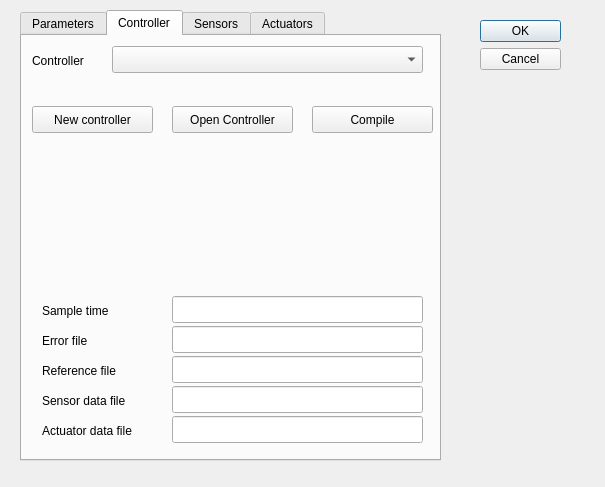
<?xml version="1.0" encoding="UTF-8"?>
<ui version="4.0">
 <class>Dialog</class>
 <widget class="QDialog" name="Dialog">
  <property name="geometry">
   <rect>
    <x>0</x>
    <y>0</y>
    <width>605</width>
    <height>487</height>
   </rect>
  </property>
  <property name="windowTitle">
   <string>Dialog</string>
  </property>
  <widget class="QDialogButtonBox" name="buttonBox">
   <property name="geometry">
    <rect>
     <x>480</x>
     <y>20</y>
     <width>81</width>
     <height>241</height>
    </rect>
   </property>
   <property name="orientation">
    <enum>Qt::Vertical</enum>
   </property>
   <property name="standardButtons">
    <set>QDialogButtonBox::Cancel|QDialogButtonBox::Ok</set>
   </property>
  </widget>
  <widget class="QTabWidget" name="tabWidget">
   <property name="geometry">
    <rect>
     <x>20</x>
     <y>10</y>
     <width>421</width>
     <height>451</height>
    </rect>
   </property>
   <property name="currentIndex">
    <number>1</number>
   </property>
   <widget class="QWidget" name="tab">
    <attribute name="title">
     <string>Parameters</string>
    </attribute>
    <widget class="QTreeWidget" name="treeWidget">
     <property name="geometry">
      <rect>
       <x>10</x>
       <y>10</y>
       <width>391</width>
       <height>401</height>
      </rect>
     </property>
     <column>
      <property name="text">
       <string notr="true">Item</string>
      </property>
     </column>
     <column>
      <property name="text">
       <string>Description</string>
      </property>
     </column>
    </widget>
   </widget>
   <widget class="QWidget" name="tab_2">
    <attribute name="title">
     <string>Controller</string>
    </attribute>
    <widget class="QLabel" name="label">
     <property name="geometry">
      <rect>
       <x>10</x>
       <y>10</y>
       <width>71</width>
       <height>31</height>
      </rect>
     </property>
     <property name="text">
      <string>&lt;html&gt;&lt;head/&gt;&lt;body&gt;&lt;p&gt;Controller&lt;/p&gt;&lt;/body&gt;&lt;/html&gt;</string>
     </property>
    </widget>
    <widget class="QComboBox" name="comboBox">
     <property name="geometry">
      <rect>
       <x>90</x>
       <y>10</y>
       <width>311</width>
       <height>27</height>
      </rect>
     </property>
    </widget>
    <widget class="QPushButton" name="pushButton_5">
     <property name="geometry">
      <rect>
       <x>10</x>
       <y>70</y>
       <width>121</width>
       <height>27</height>
      </rect>
     </property>
     <property name="text">
      <string>New controller</string>
     </property>
    </widget>
    <widget class="QLabel" name="label_2">
     <property name="geometry">
      <rect>
       <x>20</x>
       <y>260</y>
       <width>91</width>
       <height>31</height>
      </rect>
     </property>
     <property name="text">
      <string>&lt;html&gt;&lt;head/&gt;&lt;body&gt;&lt;p&gt;Sample time&lt;/p&gt;&lt;/body&gt;&lt;/html&gt;</string>
     </property>
    </widget>
    <widget class="QLabel" name="label_3">
     <property name="geometry">
      <rect>
       <x>20</x>
       <y>290</y>
       <width>91</width>
       <height>31</height>
      </rect>
     </property>
     <property name="text">
      <string>&lt;html&gt;&lt;head/&gt;&lt;body&gt;&lt;p&gt;Error file&lt;/p&gt;&lt;/body&gt;&lt;/html&gt;</string>
     </property>
    </widget>
    <widget class="QLabel" name="label_4">
     <property name="geometry">
      <rect>
       <x>20</x>
       <y>320</y>
       <width>101</width>
       <height>31</height>
      </rect>
     </property>
     <property name="text">
      <string>&lt;html&gt;&lt;head/&gt;&lt;body&gt;&lt;p&gt;Reference file&lt;/p&gt;&lt;/body&gt;&lt;/html&gt;</string>
     </property>
    </widget>
    <widget class="QLabel" name="label_5">
     <property name="geometry">
      <rect>
       <x>20</x>
       <y>350</y>
       <width>111</width>
       <height>31</height>
      </rect>
     </property>
     <property name="text">
      <string>&lt;html&gt;&lt;head/&gt;&lt;body&gt;&lt;p&gt;Sensor data file&lt;/p&gt;&lt;/body&gt;&lt;/html&gt;</string>
     </property>
    </widget>
    <widget class="QLabel" name="label_11">
     <property name="geometry">
      <rect>
       <x>20</x>
       <y>380</y>
       <width>121</width>
       <height>31</height>
      </rect>
     </property>
     <property name="text">
      <string>&lt;html&gt;&lt;head/&gt;&lt;body&gt;&lt;p&gt;Actuator data file&lt;/p&gt;&lt;/body&gt;&lt;/html&gt;</string>
     </property>
    </widget>
    <widget class="QLineEdit" name="SampleEdit">
     <property name="geometry">
      <rect>
       <x>150</x>
       <y>260</y>
       <width>251</width>
       <height>27</height>
      </rect>
     </property>
    </widget>
    <widget class="QLineEdit" name="ErrorEdit">
     <property name="geometry">
      <rect>
       <x>150</x>
       <y>290</y>
       <width>251</width>
       <height>27</height>
      </rect>
     </property>
    </widget>
    <widget class="QLineEdit" name="ReferenceEdit">
     <property name="geometry">
      <rect>
       <x>150</x>
       <y>320</y>
       <width>251</width>
       <height>27</height>
      </rect>
     </property>
    </widget>
    <widget class="QLineEdit" name="SensorEdit">
     <property name="geometry">
      <rect>
       <x>150</x>
       <y>350</y>
       <width>251</width>
       <height>27</height>
      </rect>
     </property>
    </widget>
    <widget class="QLineEdit" name="ActuatorEdit">
     <property name="geometry">
      <rect>
       <x>150</x>
       <y>380</y>
       <width>251</width>
       <height>27</height>
      </rect>
     </property>
    </widget>
    <widget class="QPushButton" name="pushButton_6">
     <property name="geometry">
      <rect>
       <x>150</x>
       <y>70</y>
       <width>121</width>
       <height>27</height>
      </rect>
     </property>
     <property name="text">
      <string>Open Controller</string>
     </property>
    </widget>
    <widget class="QPushButton" name="pushButton_7">
     <property name="geometry">
      <rect>
       <x>290</x>
       <y>70</y>
       <width>121</width>
       <height>27</height>
      </rect>
     </property>
     <property name="text">
      <string>Compile</string>
     </property>
    </widget>
   </widget>
   <widget class="QWidget" name="tab_3">
    <attribute name="title">
     <string>Sensors</string>
    </attribute>
    <widget class="QListWidget" name="listWidget_2">
     <property name="geometry">
      <rect>
       <x>10</x>
       <y>10</y>
       <width>391</width>
       <height>351</height>
      </rect>
     </property>
    </widget>
    <widget class="QPushButton" name="pushButton_3">
     <property name="geometry">
      <rect>
       <x>10</x>
       <y>380</y>
       <width>99</width>
       <height>27</height>
      </rect>
     </property>
     <property name="text">
      <string>Add</string>
     </property>
    </widget>
    <widget class="QPushButton" name="pushButton_4">
     <property name="geometry">
      <rect>
       <x>120</x>
       <y>380</y>
       <width>99</width>
       <height>27</height>
      </rect>
     </property>
     <property name="text">
      <string>Remove</string>
     </property>
    </widget>
   </widget>
   <widget class="QWidget" name="tab_4">
    <attribute name="title">
     <string>Actuators</string>
    </attribute>
    <widget class="QListWidget" name="listWidget">
     <property name="geometry">
      <rect>
       <x>10</x>
       <y>10</y>
       <width>391</width>
       <height>351</height>
      </rect>
     </property>
    </widget>
    <widget class="QPushButton" name="pushButton">
     <property name="geometry">
      <rect>
       <x>10</x>
       <y>380</y>
       <width>99</width>
       <height>27</height>
      </rect>
     </property>
     <property name="text">
      <string>Add</string>
     </property>
    </widget>
    <widget class="QPushButton" name="pushButton_2">
     <property name="geometry">
      <rect>
       <x>120</x>
       <y>380</y>
       <width>99</width>
       <height>27</height>
      </rect>
     </property>
     <property name="text">
      <string>Remove</string>
     </property>
    </widget>
   </widget>
  </widget>
 </widget>
 <resources/>
 <connections>
  <connection>
   <sender>buttonBox</sender>
   <signal>accepted()</signal>
   <receiver>Dialog</receiver>
   <slot>accept()</slot>
   <hints>
    <hint type="sourcelabel">
     <x>248</x>
     <y>254</y>
    </hint>
    <hint type="destinationlabel">
     <x>157</x>
     <y>274</y>
    </hint>
   </hints>
  </connection>
  <connection>
   <sender>buttonBox</sender>
   <signal>rejected()</signal>
   <receiver>Dialog</receiver>
   <slot>reject()</slot>
   <hints>
    <hint type="sourcelabel">
     <x>316</x>
     <y>260</y>
    </hint>
    <hint type="destinationlabel">
     <x>286</x>
     <y>274</y>
    </hint>
   </hints>
  </connection>
 </connections>
</ui>
